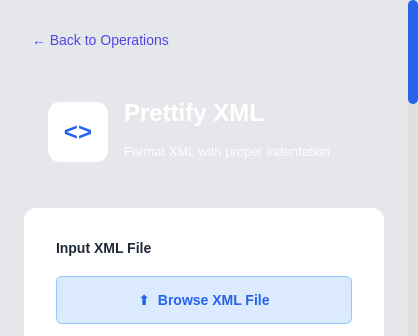
<?xml version="1.0" encoding="UTF-8"?>
<ui version="4.0">
 <class>FormattingPage</class>
 <widget class="QWidget" name="FormattingPage">
  <property name="windowTitle">
   <string>Prettify XML</string>
  </property>

  <layout class="QVBoxLayout" name="rootLayout">
   <property name="leftMargin">
    <number>0</number>
   </property>
   <property name="rightMargin">
    <number>0</number>
   </property>
   <property name="topMargin">
    <number>0</number>
   </property>
   <property name="bottomMargin">
    <number>0</number>
   </property>

   <item>
    <widget class="QScrollArea" name="scrollArea">
     <property name="widgetResizable">
      <bool>true</bool>
     </property>
     <property name="frameShape">
      <enum>QFrame::NoFrame</enum>
     </property>

     <widget class="QWidget" name="scrollAreaWidgetContents">
      <layout class="QVBoxLayout" name="mainLayout">
       <property name="spacing">
        <number>16</number>
       </property>
       <property name="leftMargin">
        <number>24</number>
       </property>
       <property name="topMargin">
        <number>24</number>
       </property>
       <property name="rightMargin">
        <number>24</number>
       </property>
       <property name="bottomMargin">
        <number>24</number>
       </property>

       <item>
        <widget class="QPushButton" name="backButton">
         <property name="text">
          <string>← Back to Operations</string>
         </property>
         <property name="cursor">
          <cursorShape>PointingHandCursor</cursorShape>
         </property>
        </widget>
       </item>

       <item>
        <widget class="QWidget" name="headerWidget" native="true">
         <property name="minimumSize">
          <size><width>0</width><height>120</height></size>
         </property>
         <layout class="QHBoxLayout" name="headerLayout">
          <property name="spacing"><number>16</number></property>
          <property name="leftMargin"><number>24</number></property>
          <property name="topMargin"><number>24</number></property>
          <property name="rightMargin"><number>24</number></property>
          <property name="bottomMargin"><number>24</number></property>

          <item>
           <widget class="QLabel" name="iconLabel">
            <property name="minimumSize">
             <size><width>60</width><height>60</height></size>
            </property>
            <property name="maximumSize">
             <size><width>60</width><height>60</height></size>
            </property>
            <property name="styleSheet">
             <string notr="true">background-color: white; border-radius: 12px; font-size: 24px; font-weight: bold; color: #2563eb;</string>
            </property>
            <property name="text"><string>&lt;&gt;</string></property>
            <property name="alignment">
             <set>Qt::AlignCenter</set>
            </property>
           </widget>
          </item>

          <item>
           <layout class="QVBoxLayout" name="headerTextLayout">
            <property name="spacing"><number>4</number></property>

            <item>
             <widget class="QLabel" name="titleLabel">
              <property name="text">
               <string>Prettify XML</string>
              </property>
             </widget>
            </item>

            <item>
             <widget class="QLabel" name="subtitleLabel">
              <property name="text">
               <string>Format XML with proper indentation</string>
              </property>
             </widget>
            </item>
           </layout>
          </item>

          <item>
           <spacer name="horizontalSpacer">
            <property name="orientation">
             <enum>Qt::Horizontal</enum>
            </property>
            <property name="sizeHint" stdset="0">
             <size><width>40</width><height>20</height></size>
            </property>
           </spacer>
          </item>
         </layout>
        </widget>
       </item>

       <item>
        <widget class="QWidget" name="contentWidget" native="true">
         <layout class="QVBoxLayout" name="contentLayout">
          <property name="spacing"><number>20</number></property>
          <property name="leftMargin"><number>32</number></property>
          <property name="topMargin"><number>32</number></property>
          <property name="rightMargin"><number>32</number></property>
          <property name="bottomMargin"><number>32</number></property>

          <item>
           <widget class="QLabel" name="inputLabel">
            <property name="text">
             <string>Input XML File</string>
            </property>
           </widget>
          </item>

          <item>
           <widget class="QPushButton" name="browseButton">
            <property name="minimumSize">
             <size><width>0</width><height>48</height></size>
            </property>
            <property name="cursor">
             <cursorShape>PointingHandCursor</cursorShape>
            </property>
            <property name="text">
             <string>⬆  Browse XML File</string>
            </property>
           </widget>
          </item>

          <item>
           <widget class="QLabel" name="orLabel">
            <property name="text"><string>OR</string></property>
            <property name="alignment">
             <set>Qt::AlignCenter</set>
            </property>
           </widget>
          </item>

          <item>
           <widget class="QTextEdit" name="inputTextEdit">
            <property name="minimumSize">
             <size><width>0</width><height>200</height></size>
            </property>
           </widget>
          </item>

          <item>
           <widget class="QPushButton" name="prettifyButton">
            <property name="minimumSize">
             <size><width>0</width><height>50</height></size>
            </property>
            <property name="cursor">
             <cursorShape>PointingHandCursor</cursorShape>
            </property>
            <property name="text">
             <string>&lt;&gt;  Prettify XML</string>
            </property>
           </widget>
          </item>

          <item>
           <widget class="QLabel" name="outputLabel">
            <property name="text"><string>Formatted XML</string></property>
           </widget>
          </item>

          <item>
           <widget class="QTextEdit" name="outputTextEdit">
            <property name="minimumSize">
             <size><width>0</width><height>250</height></size>
            </property>
            <property name="readOnly"><bool>true</bool></property>
           </widget>
          </item>

          <item>
           <widget class="QPushButton" name="downloadButton">
            <property name="minimumSize">
             <size><width>0</width><height>45</height></size>
            </property>
            <property name="cursor">
             <cursorShape>PointingHandCursor</cursorShape>
            </property>
            <property name="text">
             <string>⬇  Download</string>
            </property>
           </widget>
          </item>

         </layout>
        </widget>
       </item>

       </layout>
     </widget>
    </widget>
   </item>

  </layout>

  <property name="styleSheet">
   <string notr="true">
/* Global styles */
QWidget {
    background-color: #e5e7eb;
}
QLabel {
    background-color: transparent;
}

/* Specific styling for scroll area's content wrapper */
QWidget#scrollAreaWidgetContents {
    background-color: #e5e7eb;
}

/* Back Button */
QPushButton#backButton {
    background-color: transparent;
    border: none;
    color: #4f46e5;
    font-size: 14px;
    text-align: left;
    padding: 8px;
}

QPushButton#backButton:hover {
    background-color: rgba(79, 70, 229, 0.1);
    border-radius: 6px;
}

/* Header Widget (Gradient Blue) */
QWidget#headerWidget {
    background: qlineargradient(x1:0, y1:0, x2:1, y2:0,
                                 stop:0 #2563eb, stop:1 #0891b2);
    border-radius: 12px;
}

QLabel#titleLabel {
    color: white;
    font-size: 24px;
    font-weight: bold;
}

QLabel#subtitleLabel {
    color: rgba(255, 255, 255, 0.9);
    font-size: 13px;
}

/* Content Widget (White Card) */
QWidget#contentWidget {
    background-color: white;
    border-radius: 12px;
}

/* Labels */
QLabel#inputLabel, QLabel#outputLabel {
    color: #1f2937;
    font-size: 14px;
    font-weight: 600;
}

/* Browse Button */
QPushButton#browseButton {
    background-color: #dbeafe;
    color: #2563eb;
    border: 1px solid #93c5fd;
    border-radius: 6px;
    padding: 12px 24px;
    font-size: 14px;
    font-weight: 500;
}

QPushButton#browseButton:hover {
    background-color: #bfdbfe;
}

QLabel#orLabel {
    color: #0859faff;
    font-size: 13px;
}

/* Input Text Edit */
QTextEdit#inputTextEdit {
    background-color: #f9fafb;
    border: 1px solid #e5e7eb;
    border-radius: 8px;
    padding: 12px;
    font-family: 'Courier New', monospace;
    font-size: 13px;
    color: #374151;
}

QTextEdit#inputTextEdit:focus {
    border: 2px solid #3b82f6;
    background-color: white;
}

/* Output Text Edit */
QTextEdit#outputTextEdit {
    background-color: #f0f9ff;
    border: 1px solid #bae6fd;
    border-radius: 8px;
    padding: 12px;
    font-family: 'Courier New', monospace;
    font-size: 13px;
    color: #0c4a6e;
}

/* Prettify Button */
QPushButton#prettifyButton {
    background-color: #2563eb;
    color: white;
    border: none;
    border-radius: 8px;
    padding: 14px 28px;
    font-size: 15px;
    font-weight: 600;
}

QPushButton#prettifyButton:hover {
    background-color: #1d4ed8;
}

QPushButton#prettifyButton:pressed {
    background-color: #1e40af;
}

/* Download Button */
QPushButton#downloadButton {
    background-color: #3b82f6;
    color: white;
    border: none;
    border-radius: 8px;
    padding: 12px 24px;
    font-size: 14px;
    font-weight: 600;
}

QPushButton#downloadButton:hover {
    background-color: #2563eb;
}

QPushButton#downloadButton:pressed {
    background-color: #1d4ed8;
}

/* --- SCROLL BAR STYLING (New) --- */
QScrollBar:vertical {
    border: none;
    background: #e0e0e0; /* Light gray track background */
    width: 10px; 
    margin: 0px; 
}

QScrollBar::handle:vertical {
    background: #2563eb; /* Primary blue color, matching theme */
    min-height: 20px;
    border-radius: 5px;
}

QScrollBar::handle:vertical:hover {
    background: #1d4ed8; /* Darker blue on hover */
}

QScrollBar::add-line:vertical, QScrollBar::sub-line:vertical {
    border: none;
    background: none;
    height: 0px; 
}

QScrollBar::add-page:vertical, QScrollBar::sub-page:vertical {
    background: none;
}
   </string>
  </property>

 </widget>
 <resources/>
 <connections/>
</ui>
